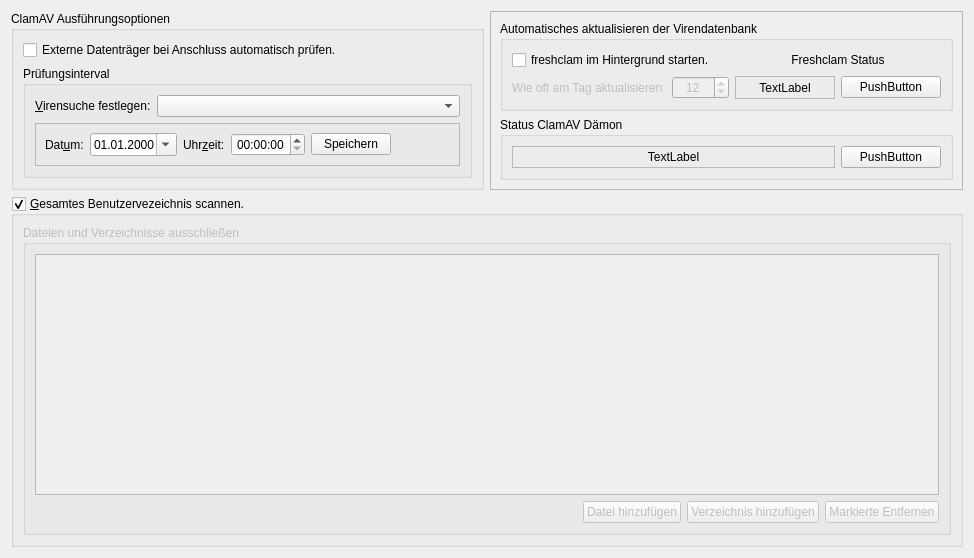
<?xml version="1.0" encoding="UTF-8"?>
<ui version="4.0">
 <class>TabScanScheduling</class>
 <widget class="QWidget" name="TabScanScheduling">
  <property name="geometry">
   <rect>
    <x>0</x>
    <y>0</y>
    <width>974</width>
    <height>558</height>
   </rect>
  </property>
  <property name="windowTitle">
   <string>Form</string>
  </property>
  <layout class="QGridLayout" name="gridLayout_3">
   <item row="0" column="0">
    <widget class="QGroupBox" name="groupBox">
     <property name="title">
      <string>ClamAV Ausführungsoptionen</string>
     </property>
     <layout class="QVBoxLayout" name="verticalLayout_4">
      <item>
       <layout class="QGridLayout" name="gridLayout">
        <item row="0" column="0">
         <widget class="QCheckBox" name="checkBox_ExternalDevice">
          <property name="toolTip">
           <string>Externe Datenträger bei Anschluss automatisch prüfen.</string>
          </property>
          <property name="text">
           <string>Externe Datenträger bei Anschluss automatisch prüfen.</string>
          </property>
         </widget>
        </item>
       </layout>
      </item>
      <item>
       <widget class="QGroupBox" name="groupBox_5">
        <property name="title">
         <string>Prüfungsinterval</string>
        </property>
        <layout class="QVBoxLayout" name="verticalLayout_2">
         <item>
          <layout class="QGridLayout" name="gridLayout_4" columnstretch="0,0,1">
           <item row="0" column="1">
            <widget class="QLabel" name="label_5">
             <property name="text">
              <string>&amp;Virensuche festlegen:</string>
             </property>
             <property name="buddy">
              <cstring>comboBox_Scheduling</cstring>
             </property>
            </widget>
           </item>
           <item row="0" column="2">
            <widget class="QComboBox" name="comboBox_Scheduling"/>
           </item>
           <item row="1" column="1" colspan="2">
            <widget class="QFrame" name="frame_DateTime">
             <property name="enabled">
              <bool>true</bool>
             </property>
             <property name="minimumSize">
              <size>
               <width>0</width>
               <height>0</height>
              </size>
             </property>
             <property name="frameShape">
              <enum>QFrame::StyledPanel</enum>
             </property>
             <property name="frameShadow">
              <enum>QFrame::Raised</enum>
             </property>
             <layout class="QVBoxLayout" name="verticalLayout_5">
              <item>
               <layout class="QGridLayout" name="gridLayout_DateTime" columnstretch="0,0,0,0,0,0">
                <item row="0" column="1">
                 <widget class="QDateEdit" name="dateEdit_ScheduleDate">
                  <property name="alignment">
                   <set>Qt::AlignCenter</set>
                  </property>
                  <property name="displayFormat">
                   <string>dd.MM.yyyy</string>
                  </property>
                  <property name="calendarPopup">
                   <bool>true</bool>
                  </property>
                 </widget>
                </item>
                <item row="0" column="5">
                 <spacer name="horizontalSpacer_3">
                  <property name="orientation">
                   <enum>Qt::Horizontal</enum>
                  </property>
                  <property name="sizeHint" stdset="0">
                   <size>
                    <width>40</width>
                    <height>20</height>
                   </size>
                  </property>
                 </spacer>
                </item>
                <item row="0" column="2">
                 <widget class="QLabel" name="label_ScheduleTime">
                  <property name="text">
                   <string>Uhr&amp;zeit:</string>
                  </property>
                  <property name="buddy">
                   <cstring>timeEdit_ScheduleTime</cstring>
                  </property>
                 </widget>
                </item>
                <item row="0" column="0">
                 <widget class="QLabel" name="label_ScheduleDate">
                  <property name="text">
                   <string>Dat&amp;um:</string>
                  </property>
                  <property name="buddy">
                   <cstring>dateEdit_ScheduleDate</cstring>
                  </property>
                 </widget>
                </item>
                <item row="0" column="3">
                 <widget class="QTimeEdit" name="timeEdit_ScheduleTime">
                  <property name="alignment">
                   <set>Qt::AlignCenter</set>
                  </property>
                  <property name="currentSectionIndex">
                   <number>0</number>
                  </property>
                 </widget>
                </item>
                <item row="0" column="4">
                 <widget class="QPushButton" name="pushButton_DateTimeSave">
                  <property name="text">
                   <string>Speichern</string>
                  </property>
                  <property name="icon">
                   <iconset theme="dialog-ok-apply">
                    <normaloff/>
                   </iconset>
                  </property>
                 </widget>
                </item>
               </layout>
              </item>
             </layout>
            </widget>
           </item>
          </layout>
         </item>
        </layout>
       </widget>
      </item>
     </layout>
    </widget>
   </item>
   <item row="0" column="1">
    <widget class="QFrame" name="frame">
     <property name="frameShape">
      <enum>QFrame::StyledPanel</enum>
     </property>
     <property name="frameShadow">
      <enum>QFrame::Raised</enum>
     </property>
     <layout class="QVBoxLayout" name="verticalLayout_3">
      <item>
       <widget class="QGroupBox" name="groupBox_3">
        <property name="title">
         <string>Automatisches aktualisieren der Virendatenbank</string>
        </property>
        <layout class="QHBoxLayout" name="horizontalLayout_4">
         <item>
          <layout class="QGridLayout" name="gridLayout_2">
           <item row="0" column="2" colspan="2">
            <widget class="QLabel" name="label_4">
             <property name="text">
              <string>Freshclam Status</string>
             </property>
             <property name="alignment">
              <set>Qt::AlignCenter</set>
             </property>
            </widget>
           </item>
           <item row="0" column="0" colspan="2">
            <widget class="QCheckBox" name="checkBox_FreshClam">
             <property name="toolTip">
              <string>Startet das Programm freshclam im Hintergrund und überprüft in regelmäßigen Abständen die Aktualität der Virendefinitionen. </string>
             </property>
             <property name="text">
              <string>freshclam im Hintergrund starten.</string>
             </property>
            </widget>
           </item>
           <item row="1" column="0">
            <widget class="QLabel" name="label_2">
             <property name="enabled">
              <bool>false</bool>
             </property>
             <property name="toolTip">
              <string>Wie häufig soll nach einer aktuellen Virendatenbank gesucht werden?</string>
             </property>
             <property name="text">
              <string>Wie oft am Tag aktualisieren:</string>
             </property>
            </widget>
           </item>
           <item row="1" column="1">
            <widget class="QSpinBox" name="spinBox_FreshClamUpdate">
             <property name="enabled">
              <bool>false</bool>
             </property>
             <property name="toolTip">
              <string>Wie häufig soll nach einer aktuellen Virendatenbank gesucht werden?</string>
             </property>
             <property name="alignment">
              <set>Qt::AlignCenter</set>
             </property>
             <property name="minimum">
              <number>1</number>
             </property>
             <property name="maximum">
              <number>48</number>
             </property>
             <property name="value">
              <number>12</number>
             </property>
            </widget>
           </item>
           <item row="1" column="3">
            <widget class="QPushButton" name="pushButton_FreshclamStatus">
             <property name="minimumSize">
              <size>
               <width>100</width>
               <height>0</height>
              </size>
             </property>
             <property name="maximumSize">
              <size>
               <width>100</width>
               <height>16777215</height>
              </size>
             </property>
             <property name="toolTip">
              <string>Den Virendefinitionen Updater starten oder stoppen.</string>
             </property>
             <property name="text">
              <string>PushButton</string>
             </property>
            </widget>
           </item>
           <item row="1" column="2">
            <widget class="QLabel" name="label_FreshclamStatus">
             <property name="minimumSize">
              <size>
               <width>100</width>
               <height>0</height>
              </size>
             </property>
             <property name="maximumSize">
              <size>
               <width>100</width>
               <height>16777215</height>
              </size>
             </property>
             <property name="toolTip">
              <string>Den Virendefinitionen Updater starten oder stoppen.</string>
             </property>
             <property name="frameShape">
              <enum>QFrame::StyledPanel</enum>
             </property>
             <property name="frameShadow">
              <enum>QFrame::Sunken</enum>
             </property>
             <property name="text">
              <string>TextLabel</string>
             </property>
             <property name="alignment">
              <set>Qt::AlignCenter</set>
             </property>
            </widget>
           </item>
          </layout>
         </item>
        </layout>
       </widget>
      </item>
      <item>
       <widget class="QGroupBox" name="groupBox_2">
        <property name="title">
         <string>Status ClamAV Dämon</string>
        </property>
        <layout class="QHBoxLayout" name="horizontalLayout_5">
         <item>
          <layout class="QHBoxLayout" name="horizontalLayout_3" stretch="1,0">
           <item>
            <widget class="QLabel" name="label_CamdStatus">
             <property name="toolTip">
              <string>Den ClamAV Dämon starten oder stoppen.</string>
             </property>
             <property name="frameShape">
              <enum>QFrame::StyledPanel</enum>
             </property>
             <property name="frameShadow">
              <enum>QFrame::Sunken</enum>
             </property>
             <property name="text">
              <string>TextLabel</string>
             </property>
             <property name="alignment">
              <set>Qt::AlignCenter</set>
             </property>
            </widget>
           </item>
           <item>
            <widget class="QPushButton" name="pushButton_CamdStatus">
             <property name="minimumSize">
              <size>
               <width>100</width>
               <height>0</height>
              </size>
             </property>
             <property name="maximumSize">
              <size>
               <width>100</width>
               <height>16777215</height>
              </size>
             </property>
             <property name="toolTip">
              <string>Den ClamAV Dämon starten oder stoppen.</string>
             </property>
             <property name="text">
              <string>PushButton</string>
             </property>
            </widget>
           </item>
          </layout>
         </item>
        </layout>
       </widget>
      </item>
     </layout>
    </widget>
   </item>
   <item row="1" column="0" colspan="2">
    <widget class="QGroupBox" name="groupBox_Eclude">
     <property name="title">
      <string>&amp;Gesamtes Benutzervezeichnis scannen.</string>
     </property>
     <property name="checkable">
      <bool>true</bool>
     </property>
     <property name="checked">
      <bool>true</bool>
     </property>
     <layout class="QHBoxLayout" name="horizontalLayout">
      <item>
       <widget class="QGroupBox" name="groupBox_ExlcludeDir">
        <property name="enabled">
         <bool>false</bool>
        </property>
        <property name="title">
         <string>Dateien und Verzeichnisse ausschließen</string>
        </property>
        <layout class="QVBoxLayout" name="verticalLayout">
         <item>
          <widget class="QTableView" name="tableView_DirectoriesExclude">
           <property name="toolTip">
            <string>Verzeichnisse die von der Überprüfung ausgeschlossen werden.</string>
           </property>
           <property name="editTriggers">
            <set>QAbstractItemView::NoEditTriggers</set>
           </property>
           <property name="alternatingRowColors">
            <bool>true</bool>
           </property>
           <property name="selectionMode">
            <enum>QAbstractItemView::MultiSelection</enum>
           </property>
           <property name="selectionBehavior">
            <enum>QAbstractItemView::SelectRows</enum>
           </property>
           <property name="cornerButtonEnabled">
            <bool>false</bool>
           </property>
           <attribute name="horizontalHeaderVisible">
            <bool>false</bool>
           </attribute>
           <attribute name="horizontalHeaderHighlightSections">
            <bool>false</bool>
           </attribute>
           <attribute name="horizontalHeaderStretchLastSection">
            <bool>true</bool>
           </attribute>
           <attribute name="verticalHeaderVisible">
            <bool>false</bool>
           </attribute>
          </widget>
         </item>
         <item>
          <layout class="QHBoxLayout" name="horizontalLayout_2">
           <item>
            <spacer name="horizontalSpacer">
             <property name="orientation">
              <enum>Qt::Horizontal</enum>
             </property>
             <property name="sizeHint" stdset="0">
              <size>
               <width>40</width>
               <height>20</height>
              </size>
             </property>
            </spacer>
           </item>
           <item>
            <widget class="QPushButton" name="pushButton_FilesExclude">
             <property name="text">
              <string>Datei hinzufügen</string>
             </property>
             <property name="icon">
              <iconset theme="document-open-folder">
               <normaloff/>
              </iconset>
             </property>
            </widget>
           </item>
           <item>
            <widget class="QPushButton" name="pushButton_DirectoriesExclude">
             <property name="toolTip">
              <string>Dateien und Verzeichnisse auswählen, deren Inhalte von ClamAV nicht überprüft werden sollen.</string>
             </property>
             <property name="text">
              <string>Verzeichnis hinzufügen</string>
             </property>
             <property name="icon">
              <iconset theme="document-open-folder">
               <normaloff/>
              </iconset>
             </property>
            </widget>
           </item>
           <item>
            <widget class="QPushButton" name="pushButton_ClearListDirectories">
             <property name="toolTip">
              <string>Ausgewähltes Verzeichnis entfernen.</string>
             </property>
             <property name="text">
              <string>Markierte Entfernen</string>
             </property>
             <property name="icon">
              <iconset theme="edit-clear-list">
               <normaloff/>
              </iconset>
             </property>
            </widget>
           </item>
          </layout>
         </item>
        </layout>
       </widget>
      </item>
     </layout>
    </widget>
   </item>
  </layout>
 </widget>
 <tabstops>
  <tabstop>checkBox_ExternalDevice</tabstop>
  <tabstop>comboBox_Scheduling</tabstop>
  <tabstop>dateEdit_ScheduleDate</tabstop>
  <tabstop>checkBox_FreshClam</tabstop>
  <tabstop>spinBox_FreshClamUpdate</tabstop>
  <tabstop>pushButton_FreshclamStatus</tabstop>
  <tabstop>groupBox_Eclude</tabstop>
  <tabstop>tableView_DirectoriesExclude</tabstop>
  <tabstop>pushButton_FilesExclude</tabstop>
  <tabstop>pushButton_DirectoriesExclude</tabstop>
  <tabstop>pushButton_ClearListDirectories</tabstop>
 </tabstops>
 <resources/>
 <connections>
  <connection>
   <sender>checkBox_FreshClam</sender>
   <signal>clicked(bool)</signal>
   <receiver>label_2</receiver>
   <slot>setEnabled(bool)</slot>
   <hints>
    <hint type="sourcelabel">
     <x>355</x>
     <y>47</y>
    </hint>
    <hint type="destinationlabel">
     <x>282</x>
     <y>78</y>
    </hint>
   </hints>
  </connection>
  <connection>
   <sender>checkBox_FreshClam</sender>
   <signal>clicked(bool)</signal>
   <receiver>spinBox_FreshClamUpdate</receiver>
   <slot>setEnabled(bool)</slot>
   <hints>
    <hint type="sourcelabel">
     <x>355</x>
     <y>47</y>
    </hint>
    <hint type="destinationlabel">
     <x>428</x>
     <y>78</y>
    </hint>
   </hints>
  </connection>
 </connections>
</ui>
